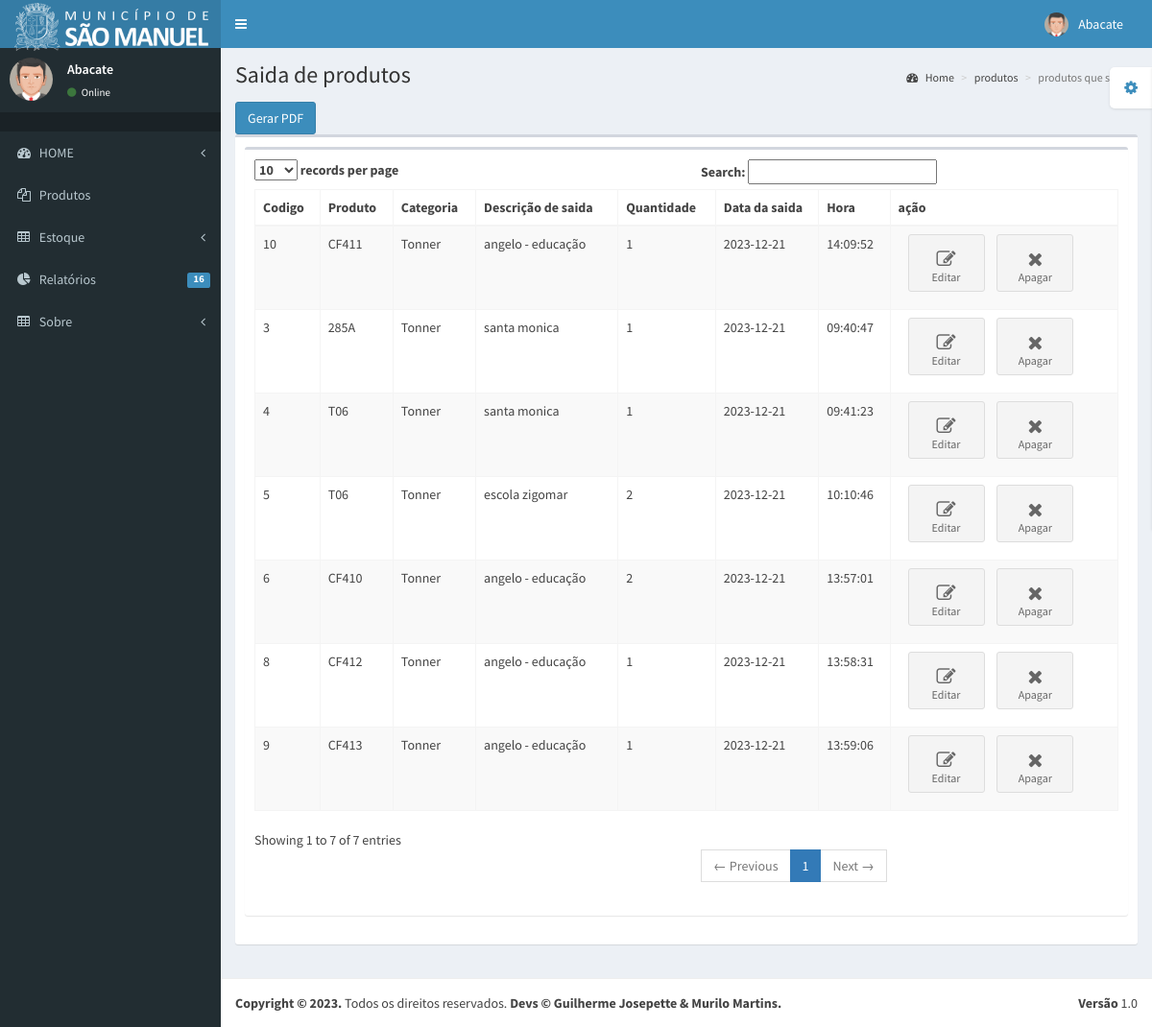
The page /pages/relatorio/saidas.php (signed in) on the database its author committed.
### tables this page shows
CREATE TABLE `saida` (
  `id` int(11) NOT NULL,
  `produto` varchar(50) NOT NULL,
  `categoria` varchar(30) NOT NULL,
  `descricao` varchar(100) DEFAULT NULL,
  `quantidade` int(11) NOT NULL,
  `data_saida` date NOT NULL,
  `hora_saida` time NOT NULL
);

### pages/relatorio/saidas.php (the view, shortened to what this page needs)
<?php
require "../cabecalho/aside.php";
?>
 <div class="content-wrapper">
        <section class="content-header">
          <h1>
            Saida de produtos
          </h1>
          <ol class="breadcrumb">
            <li><a href="#"><i class="fa fa-dashboard"></i> Home</a></li>
            <li><a href="#">produtos</a></li>
            <li class="active">produtos que sairam</li>
          </ol>
        </section>
        <section class="content">
          <div class="row">
            <div class="col-xs-12">
            <a href="saidas_pdf.php"><button class="btn btn-primary"  target="blank">Gerar PDF</button></a>
              <div class="box">
                <div class="box-header">
              <div class="box">
                <div class="box-body">
                  <table id="example1" class="table table-bordered table-striped">
                    <thead>
                      <tr>
                        <th>Codigo</th>
                        <th>Produto</th>
                        <th>Categoria</th>
                        <th>Descrição de saida</th>
                        <th>Quantidade</th>
                        <th>Data da saida</th>
                        <th>Hora</th>
                        <th>ação</th>
                      </tr>
                    </thead>
                    <tbody>
                    <?php
                    require "../config.php";
                    $sql = "select * from saida";
                    $declaracaoSql = $conexao->prepare($sql);
                    $declaracaoSql->execute();
                    $produtos = $declaracaoSql->fetchAll();
                    foreach($produtos as $prod){
                        echo "<tr><td>$prod[id] </td>";
                        echo "<td>$prod[produto] </td>";
                        echo "<td>$prod[categoria] </td>";
                        echo "<td>$prod[descricao] </td>";
                        echo "<td>$prod[quantidade] </td>";
                        echo "<td>$prod[data_saida] </td>";
                        echo "<td>$prod[hora_saida] </td>";
                    ?>
                        <td><a href="editar_saida.php?id=<?php echo $prod['id']?>" class="btn btn-app">
                          <i class="fa fa-edit"></i>Editar</a>
                          <a href="deletar_entrada&_saida.php?id=saida,<?php echo $prod['id']?>" class="btn btn-app">
                          <i class="fa fa-times"></i>Apagar</a>
                      </td>
                      </tr>
                       <?php }?>
                  </table>
                </div>
              </div>
            </div>
          </div>
        </section>
      </div>
<?php
require "../cabecalho/footer.php";
?>

### rows shown on the page
saida: id "3", produto "285A", categoria "Tonner", descricao "santa monica", quantidade "1", data_saida "2023-12-21", hora_saida "09:40:47"
saida: id "4", produto "T06", categoria "Tonner", descricao "santa monica", quantidade "1", data_saida "2023-12-21", hora_saida "09:41:23"
saida: id "5", produto "T06", categoria "Tonner", descricao "escola zigomar", quantidade "2", data_saida "2023-12-21", hora_saida "10:10:46"
saida: id "6", produto "CF410", categoria "Tonner", descricao "angelo - educação", quantidade "2", data_saida "2023-12-21", hora_saida "13:57:01"
saida: id "8", produto "CF412", categoria "Tonner", descricao "angelo - educação", quantidade "1", data_saida "2023-12-21", hora_saida "13:58:31"
saida: id "9", produto "CF413", categoria "Tonner", descricao "angelo - educação", quantidade "1", data_saida "2023-12-21", hora_saida "13:59:06"
saida: id "10", produto "CF411", categoria "Tonner", descricao "angelo - educação", quantidade "1", data_saida "2023-12-21", hora_saida "14:09:52"

### other values the page prints
$_SESSION['nome'] "Abacate"
relatorio() "16"
$versao "1.0"
